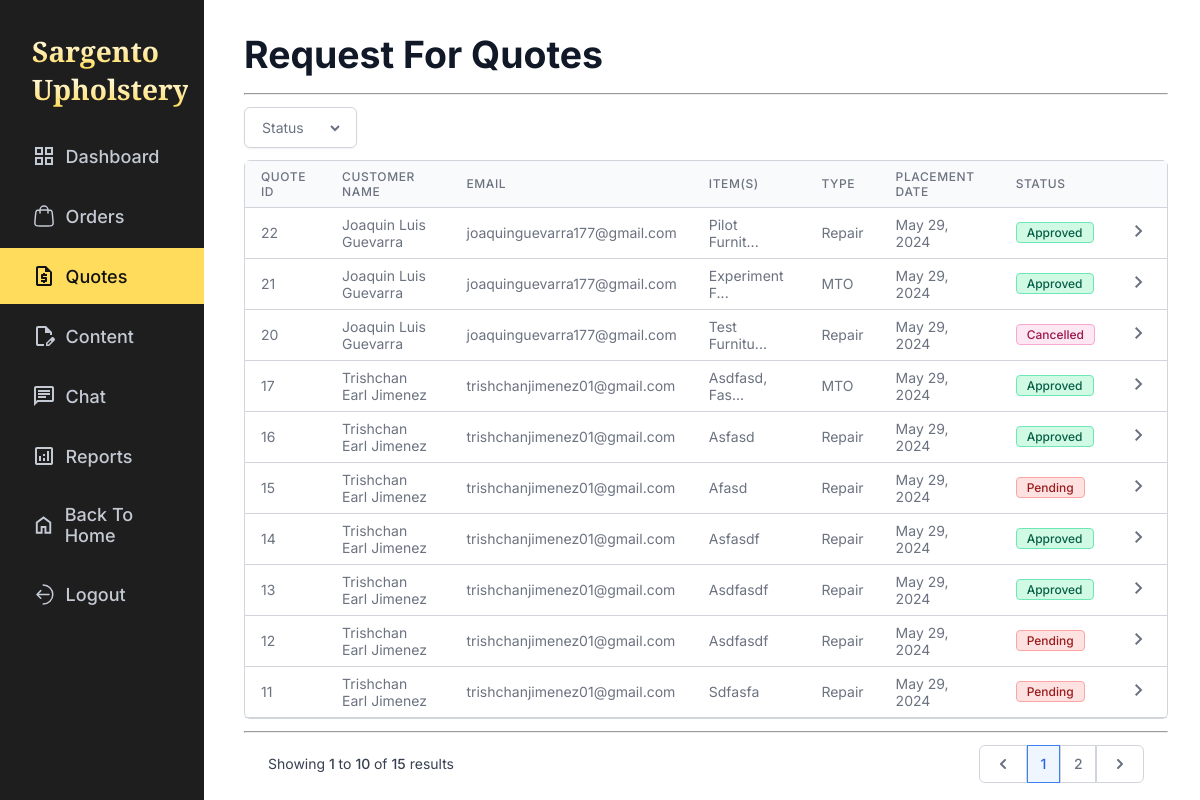
Before: /admin/quotations.php (signed in) with the older database file.
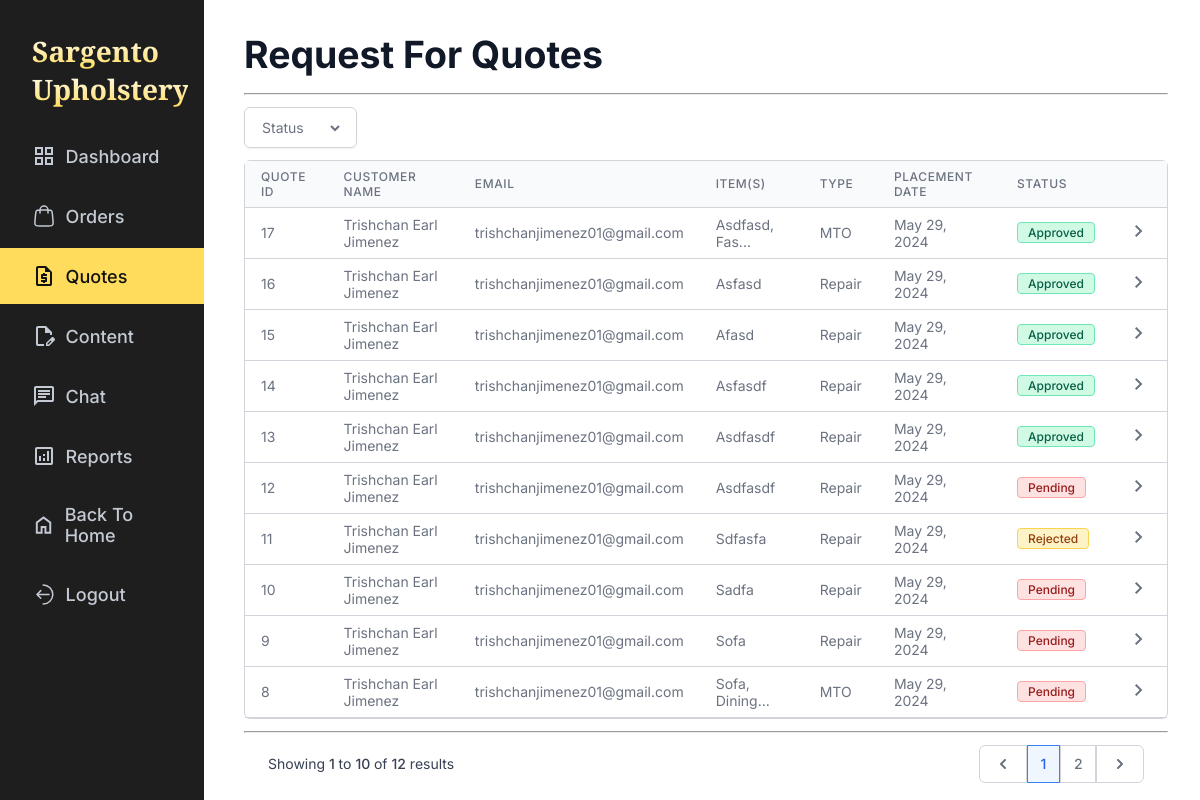
After: the same page with the newer database file.
### tables this page shows
CREATE TABLE `quotes` (
  `quote_id` int NOT NULL,
  `customer_id` int DEFAULT NULL,
  `service_type` enum('','repair','mto') DEFAULT NULL,
  `total_price` float DEFAULT NULL,
  `quote_status` enum('pending','approved','modified','rejected','accepted','cancelled') DEFAULT 'pending',
  `rejection_reason` text,
  `created_at` timestamp NULL DEFAULT CURRENT_TIMESTAMP,
  `updated_at` timestamp NULL DEFAULT CURRENT_TIMESTAMP ON UPDATE CURRENT_TIMESTAMP
);

CREATE TABLE `users` (
  `user_id` int NOT NULL,
  `name` varchar(255) DEFAULT NULL,
  `email` varchar(255) NOT NULL,
  `password` char(255) NOT NULL,
  `user_type` enum('customer','admin') NOT NULL,
  `contact_number` varchar(11) NOT NULL,
  `token_hash` varchar(255) DEFAULT NULL,
  `token_expiry` datetime DEFAULT NULL
);

### admin/quotations.php (the view, shortened to what the changed rows need)
<?php
    require '../database_connection.php';
    $status_filter = isset($_GET['quote-status']) ? $_GET['quote-status'] : 'default';
    $current_page = isset($_GET['page']) ? $_GET['page'] : 1;
    $quotationSql = "
        SELECT
            Q.quote_id,
            U.name,
            U.email,
            q.service_type AS type,
            GROUP_CONCAT(CONCAT(UPPER(SUBSTRING(I.furniture, 1, 1)), LOWER(SUBSTRING(I.furniture, 2))) SEPARATOR ', ') AS item,
            q.created_at AS placement_date,
            q.quote_status AS status
        FROM
            quotes Q
        JOIN
            users U ON U.user_id = Q.customer_id
        LEFT JOIN
            items I USING(quote_id)
        GROUP BY
            Q.quote_id
    ";
    if($status_filter !== 'default') {
        $quotationSql .= " HAVING status = :status_filter ";
    } else {
        $quotationSql .= "
            HAVING status = 'pending'
            OR status = 'approved'
            OR status = 'rejected'
            OR status = 'cancelled'
        ";
    }
    $quotationSql .= "
        ORDER BY Q.quote_id DESC
        LIMIT 10
        OFFSET :offset
    ";
    $stmt = $conn->prepare($quotationSql);
    $offset = ($current_page - 1) * 10;
    $stmt->bindParam(':offset', $offset, PDO::PARAM_INT);
    $stmt->execute();
    $quotations = $stmt->fetchAll(PDO::FETCH_ASSOC);
    $countSql = "
        SELECT
            COUNT(DISTINCT Q.quote_id) as total
        FROM
            quotes Q
    ";
    if($status_filter !== 'default') {
        $countSql .= " WHERE quote_status = :status_filter ";
    } else {
        $countSql .= "
            WHERE quote_status IN ('pending', 'approved', 'rejected', 'cancelled')
        ";
    }
    $countStmt = $conn->prepare($countSql);
    $countStmt->execute();
    $total_records = $countStmt->fetchColumn();
    $page_count = ceil($total_records / 10);
?>
<!DOCTYPE html>
<html lang="en">
<head>
    <link rel="stylesheet" href="../css/global.css">
    <link rel="stylesheet" href="../css/admin/quotations.css">
</head>
<body>
    <div class="orders">
        <?php require 'sidebar.php' ?>
        <div class="order-list">
            <table class="order-table">
                <thead>
                    <tr>
                        <th>Quote Id</th>
                        <th>Customer Name</th>
                        <th>Email</th>
                        <th>Item(s)</th>
                        <th>Type</th>
                        <th>Placement Date</th>
                        <th>Status</th>
                        <th></th>
                    </tr>
                </thead>
                <tbody>
                    <?php
                        foreach($quotations AS $quote) {
                            $date = date('M d, Y', strtotime($quote['placement_date']));
                            $type = ($quote['type'] === "mto") ? "MTO" : "Repair";
                            $status = $quote['status'];
                            $status_text = ucfirst($status);
                            $item = ucwords($quote['item']);
                            if (strlen($item) > 12) {
                                $item = substr($item, 0, 12) . '...';
                                $item_display = "
                                    <span class='item-display'>
                                        {$quote['item']}
                                    </span>
                                ";
                            } else {
                                $item_display = "";
                            }
                            echo "
                            <tr data-id='{$quote['quote_id']}'>
                                <td>{$quote['quote_id']}</td>
                                <td>{$quote['name']}</td>
                                <td>{$quote['email']}</td>
                                <td class='item'>
                                    {$item}
                                    {$item_display}
                                </td>
                                <td>{$type}</td>
                                <td>{$date}</td>
                                <td class='prod-status status'>
                                    <span data-prod-status='{$status}'>{$status_text}</span>
                                </td>
                                <td class='chevron-right'>
                                    <a href='quotation_details.php?quote-id={$quote['quote_id']}'>
                                        <svg xmlns='http://www.w3.org/2000/svg' height='24px' viewBox='0 -960 960 960' width='24px' fill='#6B7280'><path d='M504-480 320-664l56-56 240 240-240 240-56-56 184-184Z'/></svg>
                                    </a>
                                </td>
                            </tr>
                            ";
                        }
                   ?>
                </tbody>
            </table>
            <div class="query-records">
                <div class="record-count">
                    Showing
                    <span>
                        <?php
                            if($total_records === 0) echo 0;
                            else echo (($current_page-1) * 10) + 1;
                        ?>
                    </span>
                    to
                    <span>
                    <?php
                        if($current_page * 10 > $total_records) echo $total_records;
                        else echo $current_page * 10;
                    ?>
                    </span> of <span><?= $total_records ?></span> results
                </div>
                <form class="pagination" method="get">
                    <button type="submit" name="page" value="<?php echo $current_page - 1 ?>" class="previous-page page-btn" <?php if($current_page === 1) echo "disabled"?>>
                    </button>
                    <?php
                        for ($i = $current_page, $firstPages = 0; $i <= $page_count; $i++, $firstPages++) {
                            if($firstPages < 3 || $page_count - $i < 3) {
                                $is_active_page = $current_page === $i ? 'active-page' : '';
                                $disabled = $current_page === $i ? 'disabled' : '';
                                echo "
                                    <button type='submit' name='page' value='{$i}' class='page-btn {$is_active_page}' {$disabled}>
                                        {$i}
                                    </button>
                                ";
                            }
                        }
                    ?>
                    <button type="submit" value="<?php echo $current_page + 1 ?>" name="page" class="next-page page-btn" <?php if($current_page === (int)$page_count) echo "disabled"?>>
                    </button>
                </form>
            </div>
        </div>
    </div>
</body>
</html>

Changed rows visible on the page:
removed quotes: quote_id "22", customer.name "Joaquin Luis Guevarra", customer.email "joaquinguevarra177@gmail.com", item "Pilot Furnit...", service_type "Repair", created_at "May 29, 2024", quote_status "Approved"
removed quotes: quote_id "21", customer.name "Joaquin Luis Guevarra", customer.email "joaquinguevarra177@gmail.com", item "Experiment F...", service_type "MTO", created_at "May 29, 2024", quote_status "Approved"
removed quotes: quote_id "20", customer.name "Joaquin Luis Guevarra", customer.email "joaquinguevarra177@gmail.com", item "Test Furnitu...", service_type "Repair", created_at "May 29, 2024", quote_status "Cancelled"
changed quotes id 15: quote_status "Pending" → "Approved"
changed quotes id 11: quote_status "Pending" → "Rejected"
now on this page (row unchanged): quotes: quote_id "10", customer.name "Trishchan Earl Jimenez", customer.email "trishchanjimenez01@gmail.com", item "Sadfa", service_type "Repair", created_at "May 29, 2024", quote_status "Pending"
now on this page (row unchanged): quotes: quote_id "9", customer.name "Trishchan Earl Jimenez", customer.email "trishchanjimenez01@gmail.com", item "Sofa", service_type "Repair", created_at "May 29, 2024", quote_status "Pending"
now on this page (row unchanged): quotes: quote_id "8", customer.name "Trishchan Earl Jimenez", customer.email "trishchanjimenez01@gmail.com", item "Sofa, Dining...", service_type "MTO", created_at "May 29, 2024", quote_status "Pending"
Other visible differences:
$total_records: "15" → "12"
